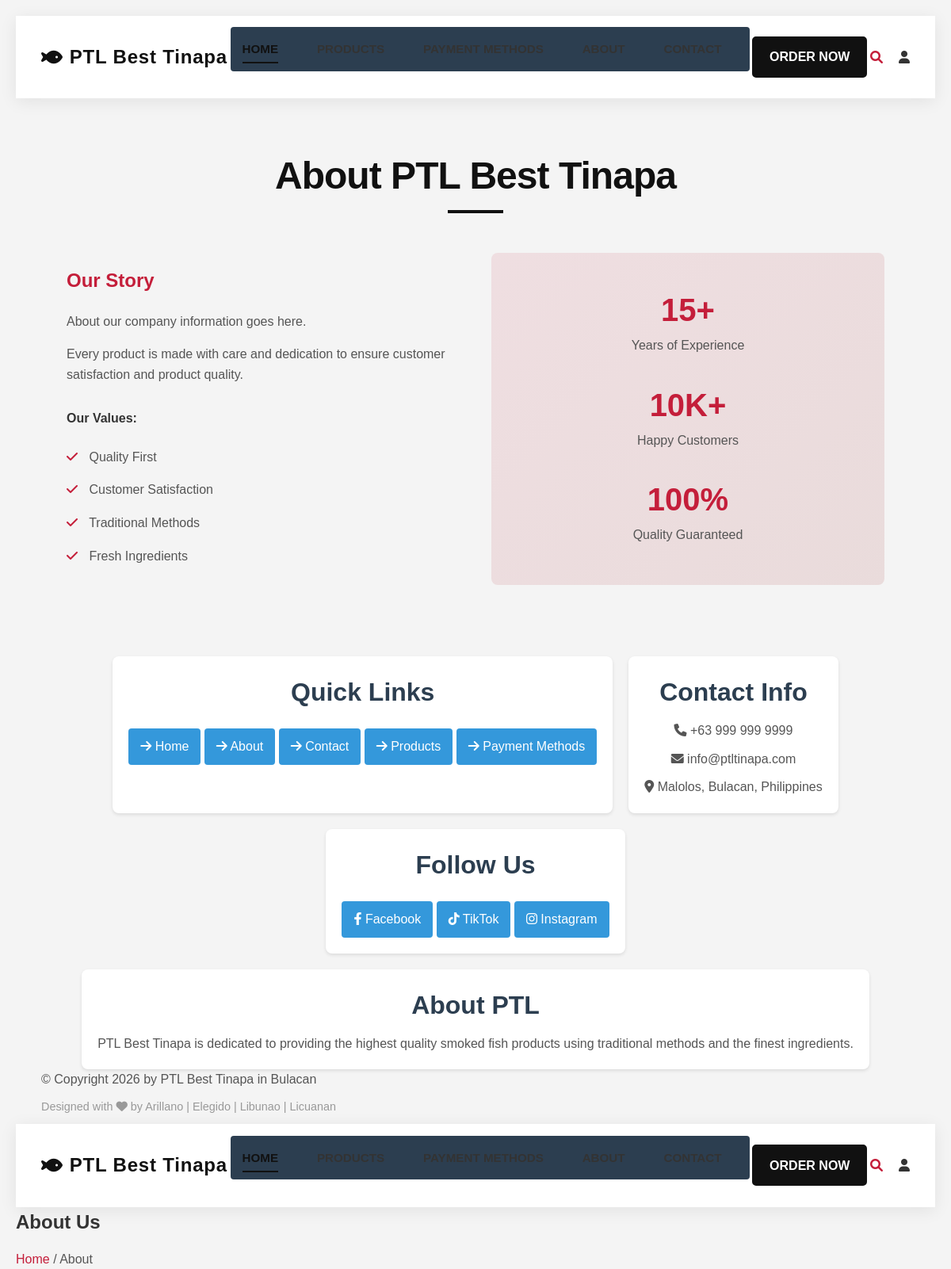
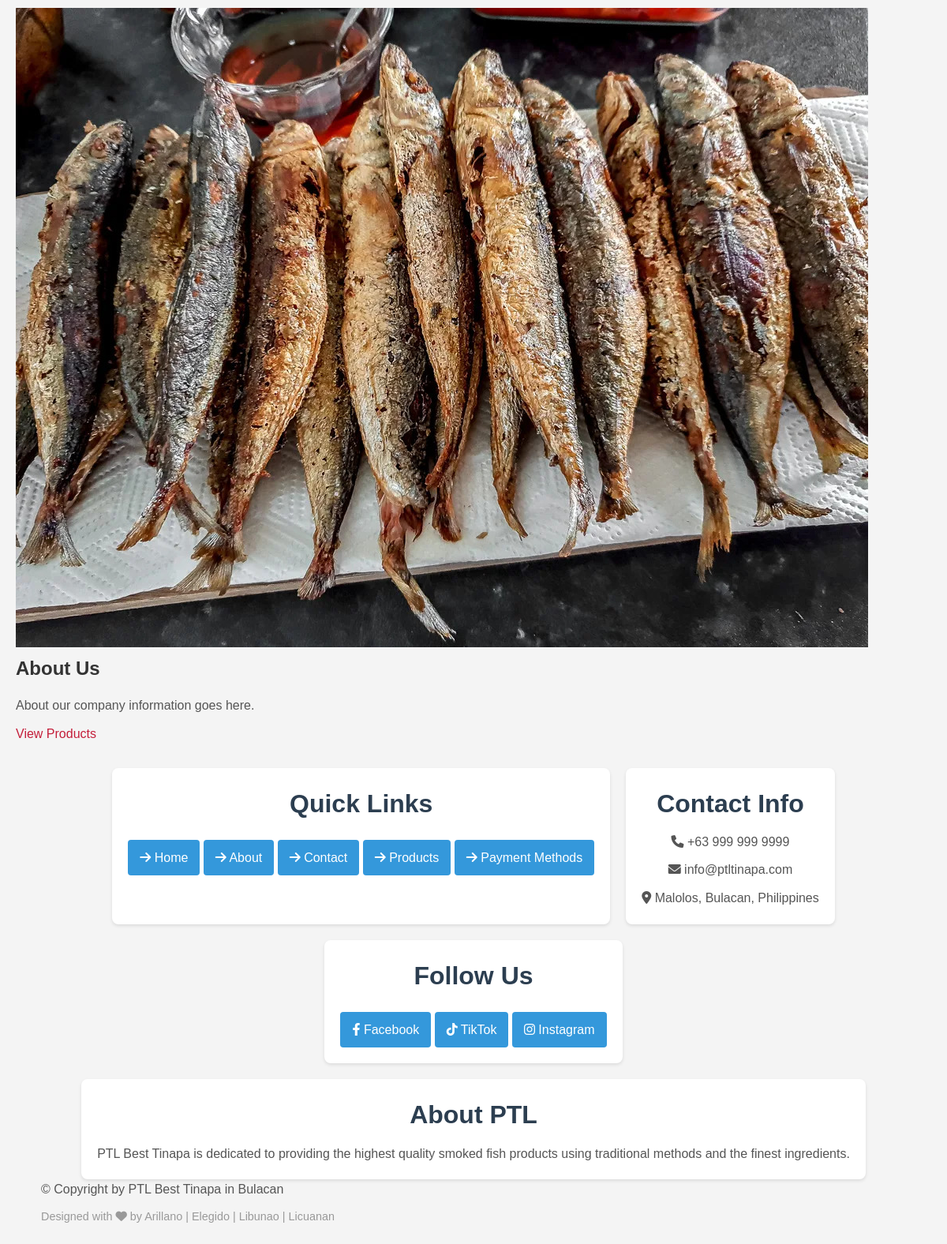
Page /about.php on the committed database (2 pictures, top to bottom).
### tables this page shows
CREATE TABLE IF NOT EXISTS site_content (
    id INT PRIMARY KEY AUTO_INCREMENT,
    section VARCHAR(50) NOT NULL UNIQUE,
    title VARCHAR(200),
    content LONGTEXT,
    updated_at TIMESTAMP DEFAULT CURRENT_TIMESTAMP ON UPDATE CURRENT_TIMESTAMP
);

### about.php (the view)
<?php
@include 'includes/config.php';
$select_about = mysqli_query($conn, "SELECT * FROM site_content WHERE section='about'");
$about = mysqli_fetch_assoc($select_about);
?>
<?php include 'header.php'; ?>
<section class="section">
    <div class="container">
        <div class="section-title">
            <h2>About PTL Best Tinapa</h2>
        </div>
        <div style="display: grid; grid-template-columns: 1fr 1fr; gap: 40px; align-items: center;">
            <div>
                <h3 style="color: var(--primary-color); margin-bottom: 20px;">Our Story</h3>
                <p><?php echo $about['content'] ?? 'PTL Best Tinapa has been serving the community with premium quality smoked fish for years. We use traditional smoking methods combined with modern quality control to bring you the finest tinapa products.'; ?></p>
                <p style="margin-top: 15px;">Every product is made with care and dedication to ensure customer satisfaction and product quality.</p>
                <div style="margin-top: 30px;">
                    <h4>Our Values:</h4>
                    <ul style="list-style: none; padding: 0;">
                        <li style="padding: 8px 0;"><i class="fas fa-check" style="color: var(--primary-color); margin-right: 10px;"></i> Quality First</li>
                        <li style="padding: 8px 0;"><i class="fas fa-check" style="color: var(--primary-color); margin-right: 10px;"></i> Customer Satisfaction</li>
                        <li style="padding: 8px 0;"><i class="fas fa-check" style="color: var(--primary-color); margin-right: 10px;"></i> Traditional Methods</li>
                        <li style="padding: 8px 0;"><i class="fas fa-check" style="color: var(--primary-color); margin-right: 10px;"></i> Fresh Ingredients</li>
                    </ul>
                </div>
            </div>
            <div style="background: linear-gradient(135deg, rgba(196, 30, 58, 0.1) 0%, rgba(139, 0, 0, 0.1) 100%); padding: 40px; border-radius: 8px; text-align: center;">
                <div style="margin-bottom: 30px;">
                    <div style="font-size: 2.5rem; color: var(--primary-color); font-weight: bold;">15+</div>
                    <p>Years of Experience</p>
                </div>
                <div style="margin-bottom: 30px;">
                    <div style="font-size: 2.5rem; color: var(--primary-color); font-weight: bold;">10K+</div>
                    <p>Happy Customers</p>
                </div>
                <div>
                    <div style="font-size: 2.5rem; color: var(--primary-color); font-weight: bold;">100%</div>
                    <p>Quality Guaranteed</p>
                </div>
            </div>
        </div>
    </div>
</section>
<?php include 'footer.php'; ?>
</body>
</html>
<?php @include 'header.php'; ?>
<section class="heading">
    <h3>About Us</h3>
    <p><a href="index.php">Home</a> / About</p>
</section>
<section class="about">
    <div class="flex">
        <div class="image">
            <img src="images/gigi.jpg" alt="">
        </div>
        <div class="content">
            <h3><?php echo $about['title']; ?></h3>
            <p><?php echo $about['content']; ?></p>
            <a href="services.php" class="btn">View Products</a>
        </div>
    </div>
</section>
<?php @include 'footer.php'; ?>
</body>
</html>

### header.php (shortened to what this page needs)
<!DOCTYPE html>
<html lang="en">
<head>
    <link rel="stylesheet" href="assets/css/style.css">
    <link rel="stylesheet" href="assets/css/admin_styles.css">
    <link rel="stylesheet" href="https://cdnjs.cloudflare.com/ajax/libs/font-awesome/6.0.0/css/all.min.css">
</head>
<body>
<header class="header">
    <div class="flex">
        <a href="index.php" class="logo">
            <i class="fas fa-fish"></i> PTL Best Tinapa
        </a>
        <nav class="navbar">
            <ul>
                <li><a href="index.php" class="active">Home</a></li>
                <li><a href="services.php">Products</a></li>
                <li><a href="payment_methods.php">Payment Methods</a></li>
                <li><a href="about.php">About</a></li>
                <li><a href="contact.php">Contact</a></li>
            </ul>
        </nav>
        <div class="actions">
            <a href="services.php" class="btn-order">ORDER NOW</a>
        </div>
        <div class="icons">
            <a href="#" class="fas fa-search"></a>
            <div id="user-btn" class="fas fa-user"></div>
        </div>
    </div>
</header>

### footer.php (shortened to what this page needs)
<footer class="footer">
    <div class="container">
        <div class="box-container">
            <div class="box">
                <h3>Quick Links</h3>
                <a href="index.php"><i class="fas fa-arrow-right"></i> Home</a>
                <a href="about.php"><i class="fas fa-arrow-right"></i> About</a>
                <a href="contact.php"><i class="fas fa-arrow-right"></i> Contact</a>
                <a href="services.php"><i class="fas fa-arrow-right"></i> Products</a>
                <a href="payment_methods.php"><i class="fas fa-arrow-right"></i> Payment Methods</a>
            </div>
            <div class="box">
                <h3>Contact Info</h3>
                <p><i class="fas fa-phone"></i> +63 999 999 9999</p>
                <p><i class="fas fa-envelope"></i> info@ptltinapa.com</p>
                <p><i class="fas fa-map-marker-alt"></i> Malolos, Bulacan, Philippines</p>
            </div>
            <div class="box">
                <h3>Follow Us</h3>
                <a href="#"><i class="fab fa-facebook-f"></i> Facebook</a>
                <a href="#"><i class="fab fa-tiktok"></i> TikTok</a>
                <a href="#"><i class="fab fa-instagram"></i> Instagram</a>
            </div>
            <div class="box">
                <h3>About PTL</h3>
                <p>PTL Best Tinapa is dedicated to providing the highest quality smoked fish products using traditional methods and the finest ingredients.</p>
            </div>
        </div>
        <div class="credit">
            <p>&copy; Copyright <span class="year"></span> by <span>PTL Best Tinapa in Bulacan</span></p>
            <p style="font-size: 0.9rem; color: #999;">Designed with <i class="fas fa-heart"></i> by Arillano | Elegido | Libunao | Licuanan</p>
        </div>
    </div>
</footer>

### assets/css/style.css (style rules this page uses)
* { margin: 0; padding: 0; box-sizing: border-box; }
:root { --primary-color: #C41E3A; --secondary-color: #8B0000; --light-color: #f4f4f4; --dark-color: #333; --text-color: #555; --border-color: #ddd; --success-color: #27ae60; --danger-color: #e74c3c; --warning-color: #f39c12; --transition: all 0.3s ease; }
html { font-size: 16px; }
body { font-family: 'Segoe UI', Tahoma, Geneva, Verdana, sans-serif; line-height: 1.6; color: var(--text-color); background-color: #fff; }
h1, h2, h3, h4, h5, h6 { color: var(--dark-color); margin-bottom: 15px; font-weight: 600; }
h2 { font-size: 2rem; }
h3 { font-size: 1.5rem; }
p { margin-bottom: 10px; }
a { color: var(--primary-color); text-decoration: none; transition: var(--transition); }
.header { background: white; box-shadow: 0 4px 20px rgba(0,0,0,0.08); position: sticky; top: 0; z-index: 1000; }
.header .flex { display: flex; align-items: center; justify-content: space-between; padding: 0.9rem 2rem; max-width: 1400px; margin: 0 auto; flex-wrap: wrap; }
.header .logo { display: flex; align-items: center; color: #111; font-size: 1.5rem; font-weight: 900; letter-spacing: 0.8px; gap: 8px; }
.header .navbar ul { display: flex; list-style: none; gap: 1.8rem; }
.header .navbar a { color: #333; font-weight: 600; text-transform: uppercase; font-size: 0.95rem; transition: var(--transition); padding: 6px 0; position: relative; }
.header .navbar a::after { content: ''; position: absolute; bottom: -4px; left: 0; width: 0; height: 2px; background: #111; transition: width 0.25s ease; }
.header .navbar a:hover::after, .header .navbar a.active::after { width: 100%; }
.header .navbar a:hover, .header .navbar a.active { color: #111; }
.header .actions { display: flex; gap: 12px; align-items: center; }
.header .btn-order { background: #111; color: #fff; text-transform: uppercase; font-weight: 700; padding: 0.7rem 1.25rem; border-radius: 5px; border: 2px solid #111; transition: var(--transition); }
.header .icons { display: flex; gap: 1.25rem; align-items: center; color: #333; }
.container { max-width: 1400px; margin: 0 auto; padding: 0 2rem; }
.section { padding: 60px 2rem; }
.section-title { text-align: center; margin-bottom: 50px; }
.section-title h2 { font-size: clamp(2rem, 5vw, 3rem); color: #111; position: relative; padding-bottom: 0.5rem; font-weight: 900; letter-spacing: -0.02em; }

### assets/css/admin_styles.css (style rules this page uses)
body { font-family: Arial, sans-serif; margin: 0; padding: 20px; background-color: #f4f4f4; }
.box-container { display: flex; flex-wrap: wrap; gap: 20px; justify-content: center; margin-top: 30px; }
.box { background: white; padding: 20px; border-radius: 8px; box-shadow: 0 2px 4px rgba(0,0,0,0.1); min-width: 200px; text-align: center; }
.box h3 { margin: 0 0 10px 0; color: #2c3e50; font-size: 32px; }
.box p { margin: 10px 0 0 0; }
.box a { display: inline-block; margin-top: 10px; padding: 10px 15px; background-color: #3498db; color: white; text-decoration: none; border-radius: 4px; transition: background-color 0.3s; }
nav { background-color: #2c3e50; padding: 15px; margin-bottom: 20px; border-radius: 4px; }
nav a { color: white; text-decoration: none; margin-right: 20px; padding: 8px 12px; border-radius: 4px; transition: background-color 0.3s; }

### header.php (style rules this page uses)
.header { position: relative; }

### rows in the picture
site_content: content "About our company information goes here.", title "About Us"
